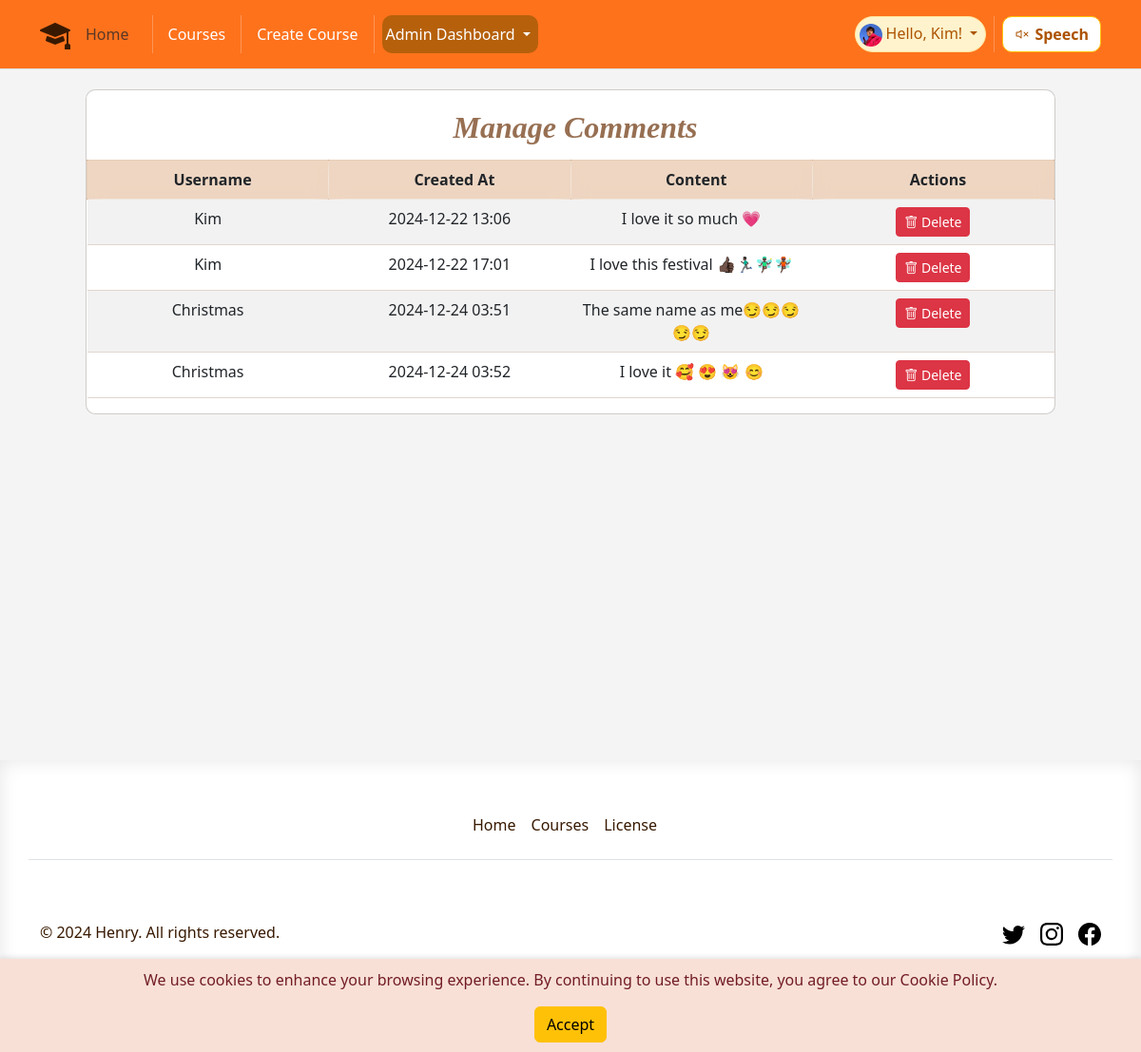
Page /comments/8 (signed in) on the earlier database version.
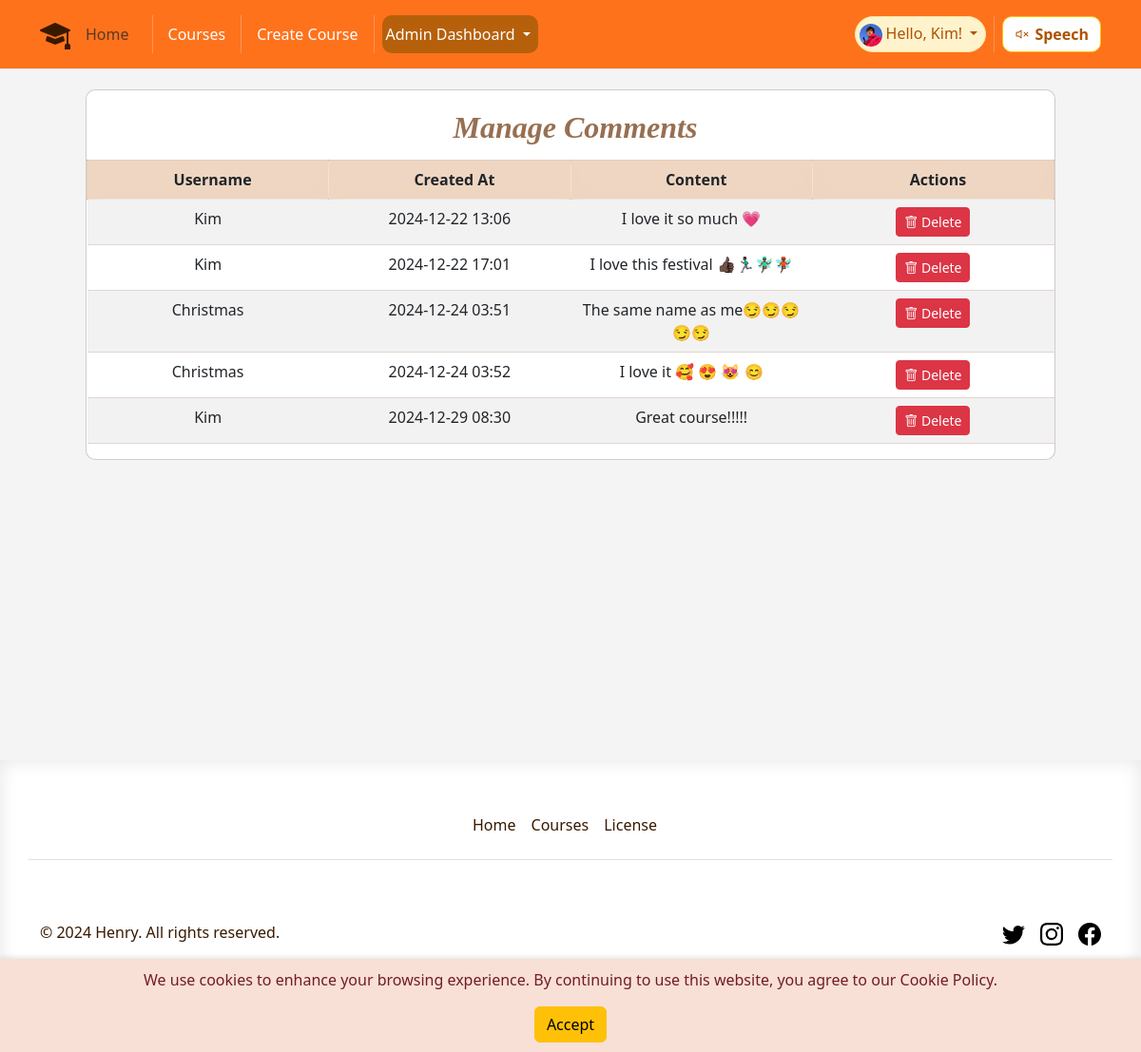
Same page on the later database version.
### app/models.py (models this page shows, shortened)
class User(UserMixin, db.Model):
    id = db.Column(db.Integer, primary_key=True)
    username = db.Column(db.String(64), unique=True, nullable=False)
    email = db.Column(db.String(120), unique=True, nullable=False)
    password_hash = db.Column(db.String(128))
    joined_at = db.Column(db.DateTime, default=datetime.utcnow)
    role = db.Column(db.String(64), default='student')
    favorited_courses = db.relationship('Course',
                                        secondary=favorites,
                                        lazy='dynamic',
                                        backref=db.backref('favorited_by',
                                                           lazy='dynamic'))

class Comment(db.Model):
    id = db.Column(db.Integer, primary_key=True)
    content = db.Column(db.Text, nullable=False)
    created_at = db.Column(db.DateTime, default=datetime.utcnow)
    user_id = db.Column(db.Integer, db.ForeignKey('user.id'), nullable=False)
    course_id = db.Column(
        db.Integer, db.ForeignKey('course.id'), nullable=True)
    user = db.relationship('User', backref=db.backref('comments', lazy=True))

### app/routes.py (the view)
@main.route('/comments/<int:course_id>', methods=['GET'])
def course_comments(course_id):
    current_app.logger.info(
        f'Entering course_comments for course_id: {course_id}')
    course = Course.query.get_or_404(course_id)
    comments = Comment.query.filter_by(course_id=course.id).all()
    current_app.logger.info('Exiting course_comments')
    return render_template('course_comments.html', course=course,
                           comments=comments)

### app/models.py (called while the page is built)
@login_manager.user_loader
def load_user(id):
    return User.query.get(int(id))

### app/templates/course_comments.html (shortened to what this page needs)
{% extends 'base.html' %}
{% block content %}
<div class="mt-4 comment-box manager-comment-box">
    <div class="comment-tittle text-center">Manage Comments</div>
    {%if comments%}
    <table class="table table-striped">
        <thead>
            <tr>
                <th class="manager-comment">Username</th>
                <th class="manager-comment">Created At</th>
                <th class="manager-comment">Content</th>
                <th class="manager-comment">Actions</th>
            </tr>
        </thead>
        <tbody>
            {% for comment in comments %}
            <tr class="text-center">
                <td>{{ comment.user.username }}</td>
                <td>{{ comment.created_at.strftime('%Y-%m-%d %H:%M') }}</td>
                <td>{{ comment.content }}</td>
                <td>
                    <form action="{{ url_for('main.delete_comment', comment_id=comment.id) }}" method="POST"
                        style="display:inline;">
                        <button type="submit" class="btn btn-danger btn-sm"
                            onclick="return confirm('Are you sure you want to delete this comment?');">
                            <i class="bi bi-trash"></i> Delete
                        </button>
                    </form>
                </td>
            </tr>
            {% endfor %}
        </tbody>
    </table>
    {% else %}
    <div class="text-center no-comments">No comments</div>
    {% endif %}
</div>
{% endblock %}

### app/templates/base.html (shortened to what this page needs)
<!DOCTYPE html>
<html lang="en">
<head>
    <link rel="stylesheet" href="{{ url_for('static', filename='bootstrap/css/bootstrap.min.css') }}">
    <link rel="stylesheet" href="{{ url_for('static', filename='css/style.css') }}">
    <link rel="stylesheet" href="https://cdn.jsdelivr.net/npm/bootstrap-icons@1.10.0/font/bootstrap-icons.css">
</head>
<body onload=getD1()>
    <header class="p-3 mb-3 border-bottom fixed-top  ">
        <div class="container">
            <div class="d-flex flex-wrap align-items-center justify-content-center justify-content-lg-start">
                <div class="d-flex align-items-center mb-2 mb-lg-0 link-body-emphasis">
                    <i class="bi bi-mortarboard-fill logo" role="img"></i>
                </div>
                <ul class="nav col-12 col-lg-auto me-lg-auto mb-2 justify-content-center mb-md-0">
                    <li>
                        <a class="nav-link active text-muted" aria-current="page"
                            href="{{ url_for('main.index') }}">Home</a>
                    </li>
                    <li class="nav-item">
                    </li>
                    <li><a class="nav-link px-2 link-body-emphasis" href="{{ url_for('main.courses') }}">Courses</a>
                    </li>
                    {% if current_user.is_authenticated %}
                    {% if current_user.role== "teacher" or current_user.role == "manager" %}
                    <li class="nav-item">
                    </li>
                    <li><a class="nav-link px-2 link-body-emphasis" href="{{ url_for('main.create_course') }}">Create
                            Course</a>
                    </li>
                    {% endif %}
                    {% if current_user.role== "manager" %}
                    <li class="nav-item">
                    </li>
                    <div class="dropdown d-flex align-items-center p-1 pe-2  nav-drop admin-nav">
                        <a href="#" class="d-block link-body-emphasis text-decoration-none dropdown-toggle"
                            data-bs-toggle="dropdown" aria-expanded="false">
                            Admin Dashboard
                        </a>
                    </div>
                    {% endif %}
                    {% endif %}
                </ul>
                <div class="text-end d-flex ">
                    {% if current_user.is_authenticated %}
                    <div
                        class="dropdown text-endbadge d-flex align-items-center p-1 pe-2 text-warning-emphasis bg-warning-subtle border border-warning-subtle rounded-pill nav-drop">
                        <a href="#" class="d-block link-body-emphasis text-decoration-none dropdown-toggle"
                            data-bs-toggle="dropdown" aria-expanded="false">
                            <img class="rounded-circle me-1" width="24" height="24"
                                src="{{url_for('static', filename= 'image/user.jpg')}}" alt="">Hello, {{
                            current_user.username
                            }}!
                        </a>
                    </div>
                    {% else %}
                    <a class="nav log-button" href="{{ url_for('main.login_register') }}">Login</a>
                    {% endif %}
                    <li class="nav-item">
                    </li>
                    <div class=" text-end ">
                        <button id="readPage" class="btn btn-warning read-button">
                            <i id="speakerIcon" class="bi bi-volume-mute"></i>Speech
                        </button>
                    </div>
                </div>
            </div>
        </div>
    </header>
    <div id="cookie-warning" class="cookie-warning">
        <p>We use cookies to enhance your browsing experience. By continuing to use this website, you agree to our
            Cookie
            Policy.</p>
        <button id="accept-cookie" class="btn btn-warning">Accept</button>
    </div>
    <div class="main-box main-color ">
        {% block content %}{% endblock %}
    </div>
    <button onclick="topFunction()" id="movetop" title="Go to top" class="top_bottom">
    </button>
    <div class="footer-colour theme-font">
        <div class="container ">
            <footer class="py-5">
                <div class="row ">
                    <ul class="nav justify-content-center border-bottom pb-3 mb-3">
                        <li class="nav-item"><a href="{{ url_for('main.index') }}"
                                class="nav-link px-2 text-body-secondary">Home</a></li>
                        <li class="nav-item"><a href="{{ url_for('main.courses') }}"
                                class="nav-link px-2 text-body-secondary">Courses</a></li>
                        <li class="nav-item"><a href="https://www.cac.gov.cn/2017-06/01/c_1121068451.htm"
                                class="nav-link px-2 text-body-secondary" target="_blank">License</a></li>
                    </ul>
                </div>
                <div class="d-flex flex-column flex-sm-row justify-content-between py-4 my-4 ">
                    <p>&copy; 2024 Henry. All rights reserved.</p>
                    <ul class="list-unstyled d-flex">
                        <li class="ms-3 "><a class="link-body-emphasis" href="https://x.com/?lang=zh"
                                aria-label="Twitter" target="_blank"><svg class="bi" width="24" height="24">
                                    <use xlink:href="#twitter" />
                                </svg></a></li>
                        <li class="ms-3"><a class="link-body-emphasis" href="https://www.instagram.com"
                                aria-label="Instagram" target="_blank"><svg class="bi" width="24" height="24">
                                    <use xlink:href="#instagram" />
                                </svg></a></li>
                        <li class="ms-3"><a class="link-body-emphasis"
                                href="https://www.facebook.com/login/?next=https%3A%2F%2Fwww.facebook.com%2F%3Flocale%3Dzh_CN"
                                aria-label="Facebook" target="_blank"><svg class="bi" width="24" height="24">
                                    <use xlink:href="#facebook" />
                                </svg></a></li>
                    </ul>
                </div>
            </footer>
        </div>
    </div>
</body>
</html>

### app/static/css/style.css (style rules this page uses)
* { margin: 0; padding: 0; text-decoration: none !important; list-style: none; }
a { color: rgb(109, 63, 2); text-decoration: none; cursor: pointer; }
.theme-font { color: rgb(56, 25, 0); }
.main-color { background-color: rgba(0, 0, 0, 0.043); }
.cookie-warning { position: fixed; bottom: 0; width: 100%; background-color: #f8e0d7; color: #721c24; text-align: center; padding: 10px; box-shadow: 0 -2px 5px rgba(0, 0, 0, 0.1); z-index: 1000; }
.logo { font-size: 2rem; line-height: 100%; color: rgb(56, 25, 0); }
header { background-color: rgba(255, 98, 0, 0.885) !important; }
header a { color: white !important; }
.nav-drop a { color: rgb(172, 83, 0) !important; }
.admin-nav { text-align: center; color: white; background-color: rgba(158, 89, 5, 0.745) !important; border-radius: 10px; }
.admin-nav a { color: white !important; }
.fixed-top { position: fixed; top: 0; right: 0; left: 0; z-index: 1030; }
.read-button { font-weight: bold; border-radius: 10px; background-color: #ffffff; color: rgb(172, 83, 0); }
.read-button i { font-weight: bold; padding-right: 5px; font-size: 100%; color: rgb(172, 83, 0); }
.main-box { padding-top: 70px; min-height: 100vh; }
.table { border-color: #a98a7358; }
.top_bottom { width: 40px; height: 40px; background: rgba(255, 106, 0, 0.778); font-size: 2rem; line-height: 30px; text-align: center; color: rgb(255, 255, 255); position: fixed; bottom: 50px; right: 50px; border: #00ae3a00 2px solid; border-radius: 50%; }
.footer-colour { border-top: #03ffbc; box-shadow: inset 0 0 20px rgba(0, 0, 0, 0.1); }
.footer-colour a { color: rgb(56, 25, 0) !important; }
.comment-box { padding-top: 15px; background-color: #ecdea7a9; width: 100%; outline: none; text-indent: 10px; border: 1.5px solid rgba(88, 75, 64, 0.281); background-color: rgb(255, 255, 255); border-radius: 10px; backdrop-filter: blur(10px); }
.comment-tittle { font-size: 2rem; font-weight: 800; font-style: italic; margin-bottom: 10px; font-family: cursive; color: #682f04b0; }
.manager-comment-box { width: 85%; justify-content: center; align-items: center; margin: 0 auto; }
.manager-comment { padding-top: 15px; background-color: #e3bc9c9c !important; width: 25%; outline: none; text-indent: 10px; border: 1.5px solid rgba(170, 84, 9, 0.281); backdrop-filter: blur(10px); padding-bottom: 10px; text-align: center; }

Differences in the rows shown:
added Comment: user.username "Kim", created_at "2024-12-29 08:30", content "Great course!!!!!"
